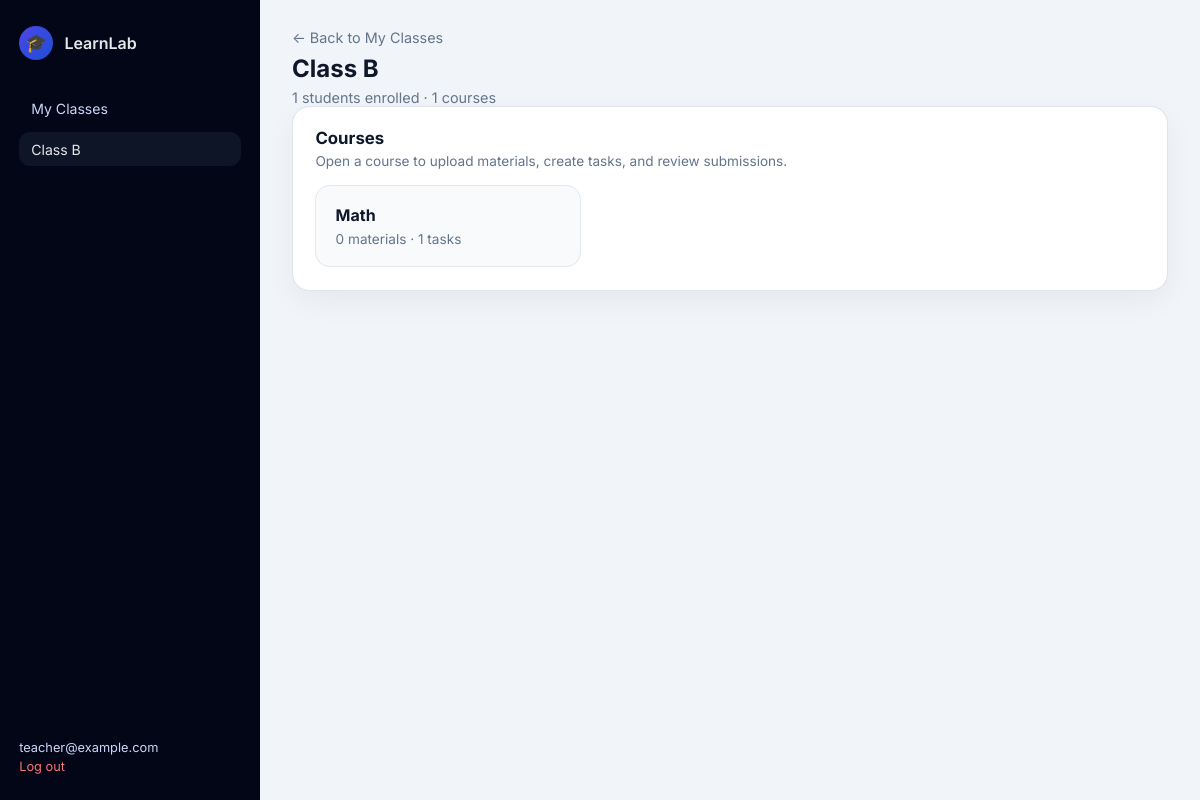
The page /teacher/classes/2/ (signed in) on the database its author committed.
### core/models.py (models this page shows, shortened)
class Classroom(models.Model):
    name = models.CharField(max_length=200)
    description = models.TextField(blank=True)
    created_at = models.DateTimeField(auto_now_add=True)
    teachers = models.ManyToManyField(
        settings.AUTH_USER_MODEL,
        related_name="teaching_classrooms",
        blank=True,
        limit_choices_to={"role": "TEACHER"},
    )
    class Meta:
        ordering = ["-created_at"]

class User(AbstractUser):
    class Roles(models.TextChoices):
        ADMIN = "ADMIN", "Admin"
        TEACHER = "TEACHER", "Teacher"
        STUDENT = "STUDENT", "Student"
    role = models.CharField(
        max_length=20,
        choices=Roles.choices,
        default=Roles.STUDENT,
    )
    student_class = models.ForeignKey(
        "Classroom",
        on_delete=models.SET_NULL,
        null=True,
        blank=True,
        related_name="students",
    )

class Course(models.Model):
    classroom = models.ForeignKey(
        Classroom,
        on_delete=models.CASCADE,
        related_name="courses",
        null=True,
        blank=True,
    )
    name = models.CharField(max_length=200)
    description = models.TextField(blank=True)
    created_at = models.DateTimeField(auto_now_add=True)
    class Meta:
        ordering = ["-created_at"]

### core/views.py (the view)
    def wrapped(request: HttpRequest, *args, **kwargs):
        user: User = request.user  # type: ignore[assignment]
        if not user.is_authenticated or user.role != User.Roles.TEACHER:
            messages.error(request, "You do not have access to this page.")
            return redirect("login")
        return view(request, *args, **kwargs)

### core/views.py (called while the page is built)
def _require_teacher(view):
    def wrapped(request: HttpRequest, *args, **kwargs):
        user: User = request.user  # type: ignore[assignment]
        if not user.is_authenticated or user.role != User.Roles.TEACHER:
            messages.error(request, "You do not have access to this page.")
            return redirect("login")
        return view(request, *args, **kwargs)
    return wrapped

@login_required
@_require_teacher
def teacher_class_detail(request: HttpRequest, classroom_id: int) -> HttpResponse:
    classroom = get_object_or_404(Classroom, pk=classroom_id)
    if request.user not in classroom.teachers.all():
        messages.error(request, "You are not assigned to this class.")
        return redirect("teacher_dashboard")
    courses = classroom.courses.all()
    context: Dict[str, Any] = {
        "classroom": classroom,
        "courses": courses,
    }
    return render(request, "core/teacher_class_detail.html", context)

### templates/core/teacher_class_detail.html (shortened to what this page needs)
{% extends "core/base.html" %}
{% block body_class %}page-dashboard page-dashboard-teacher{% endblock %}
{% block content %}
<div class="dashboard-layout">
    <aside class="sidebar">
        <div class="sidebar-brand">
            <span class="sidebar-logo-circle">🎓</span>
            <span class="sidebar-title">LearnLab</span>
        </div>
        <nav class="sidebar-nav">
            <a href="{% url 'teacher_dashboard' %}" class="sidebar-link">My Classes</a>
            <a href="{% url 'teacher_class_detail' classroom.pk %}" class="sidebar-link sidebar-link-active">{{ classroom.name }}</a>
        </nav>
        <div class="sidebar-footer">
            <span class="sidebar-user">{{ request.user.get_full_name|default:request.user.username }}</span>
            <a href="{% url 'logout' %}" class="sidebar-logout">Log out</a>
        </div>
    </aside>
    <main class="dashboard-main">
        <header class="dashboard-header">
            <a href="{% url 'teacher_dashboard' %}" class="back-link">← Back to My Classes</a>
            <div class="card-header-row">
                <h1>{{ classroom.name }}</h1>
            </div>
            <p>{{ classroom.students.count }} students enrolled · {{ classroom.courses.count }} courses</p>
        </header>
        <section class="card">
            <h2>Courses</h2>
            <p class="card-subtitle">Open a course to upload materials, create tasks, and review submissions.</p>
            <div class="class-grid">
                {% for course in courses %}
                    <a href="{% url 'teacher_course_detail' course.pk %}" class="class-card">
                        <h3>{{ course.name }}</h3>
                        <p>{{ course.materials.count }} materials · {{ course.tasks.count }} tasks</p>
                    </a>
                {% empty %}
                    <p class="text-muted">No courses in this class yet. Ask an admin to create courses.</p>
                {% endfor %}
            </div>
        </section>
    </main>
</div>
{% endblock %}

### static/css/learnlab.css (style rules this page uses)
*, *::before, *::after { box-sizing: border-box; }
html, body { margin: 0; padding: 0; height: 100%; font-family: "Inter", system-ui, -apple-system, BlinkMacSystemFont, "Segoe UI", sans-serif; color: #0f172a; background: #f1f5f9; }
a { color: inherit; text-decoration: none; }
.page-dashboard { min-height: 100vh; }
.dashboard-layout { min-height: 100vh; display: grid; grid-template-columns: 260px minmax(0, 1fr); }
.sidebar { background: #020617; color: #e5e7eb; padding: 1.6rem 1.2rem; display: flex; flex-direction: column; gap: 1.4rem; }
.sidebar-brand { display: flex; align-items: center; gap: 0.7rem; }
.sidebar-logo-circle { width: 34px; height: 34px; border-radius: 999px; display: flex; align-items: center; justify-content: center; background: radial-gradient(circle at top left, #4f46e5, #1d4ed8); font-size: 1.1rem; }
.sidebar-title { font-weight: 600; font-size: 1rem; }
.sidebar-nav { display: flex; flex-direction: column; gap: 0.35rem; margin-top: 0.6rem; }
.sidebar-link { font-size: 0.88rem; padding: 0.55rem 0.75rem; border-radius: 0.7rem; color: #cbd5f5; }
.sidebar-link-active, .sidebar-link:hover { background: rgba(15, 23, 42, 0.9); color: #e5e7eb; }
.sidebar-footer { margin-top: auto; font-size: 0.8rem; display: flex; flex-direction: column; gap: 0.25rem; }
.sidebar-user { color: #cbd5f5; }
.sidebar-logout { color: #f97373; }
.dashboard-main { padding: 1.7rem 2rem 2.5rem; }
.dashboard-header h1 { margin: 0 0 0.35rem; font-size: 1.5rem; }
.dashboard-header p { margin: 0; font-size: 0.9rem; color: #64748b; }
.card { background: #ffffff; border-radius: 1.1rem; padding: 1.3rem 1.4rem 1.4rem; box-shadow: 0 10px 30px rgba(15, 23, 42, 0.05); border: 1px solid rgba(148, 163, 184, 0.28); }
.card h2 { margin: 0 0 0.35rem; font-size: 1.05rem; }
.card-subtitle { margin: 0 0 1rem; font-size: 0.85rem; color: #64748b; }
.card-header-row { display: flex; align-items: center; justify-content: space-between; flex-wrap: wrap; gap: 0.75rem; }
.back-link { display: inline-block; font-size: 0.9rem; color: #64748b; margin-bottom: 0.5rem; }
.class-grid { display: grid; grid-template-columns: repeat(auto-fill, minmax(220px, 1fr)); gap: 1rem; }
.class-card { display: block; padding: 1.2rem; background: #f8fafc; border-radius: 0.9rem; border: 1px solid #e2e8f0; transition: border-color 0.15s, box-shadow 0.15s; }
.class-card h3 { margin: 0 0 0.35rem; font-size: 1rem; }
.class-card p { margin: 0; font-size: 0.85rem; color: #64748b; }

### rows shown on the page
Classroom: name "Class B", students.count "1", courses.count "1"
User: user.get_full_name "teacher@example.com"
Course: name "Math", materials.count "0", tasks.count "1"
